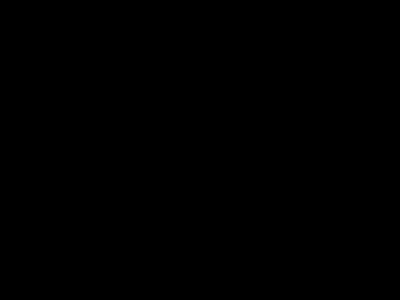
Frame 1 (no input)
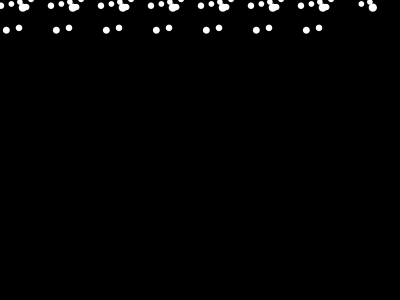
Frame 60 (the mouse pressed at the canvas centre just before this capture)
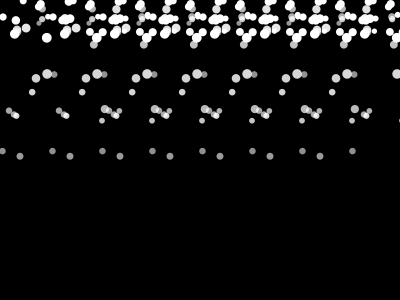
Frame 120 (the mouse held since frame 60 and released just before this capture)

The Processing sketch that drew these frames (run headless with seeded random() and noise(); from frame 60 on, the mouse is pressed at the canvas centre):

// Processing sketch: particle
// ── particle.pde

ArrayList<Particle> particles;
PVector gravity;
PVector wind;
float perlin;

void setup()
{

  particles = new ArrayList <Particle>();
  size(400, 300);
}

void draw()
{
  background(0);
  particles.add(new Particle());
  perlin+= 0.0002;

  for ( int i = particles.size()-1; i>0; i--)
  {
    Particle p = particles.get(i);
    p.update();
    p.display();
    
    gravity = new PVector(0, 0.02);
    p.appForce(gravity);
    if (mousePressed == true)
    {
    wind = new PVector(0.05, 0);
    p.appForce(wind);
    }

    if (p.isDead())
    {
      particles.remove(i);
    }
  }
}
// ── particleSys.pde
class Particle 
{

  PVector loc;
  PVector vel;  
  PVector acc;
  float mass;
  int life;
 

  Particle()
    {
      loc = new PVector(0, -40);
      vel = new PVector(random(-1,1), random(-1,1));
      acc = new PVector(0, 0.01);
      life = 500;
      mass = random(1,2);
    }
    //rules of motion: velocity change position, acceleration changes vel
  void update()
  {
      loc.add(vel);
      vel.add(acc);
      acc.mult(0);
      life-= 3;
  }
   void display()
  {
      noStroke();
      fill(255,life);
      for (int i = 0 ; i < 400; i += 50)
      {
        ellipse(loc.x + i,loc.y,mass * 5,mass * 5);
      }
  }
  
  // acceleration equals sum of all the forces 
  void appForce(PVector force)
  {   
      PVector f = PVector.div (force,mass);
      acc.add(f);
  }
  
  boolean isDead()
  {
    if (life<= 0 )
    {
        return true;
    }
    else
    {
      return false;
    }
  }
  
  
}
